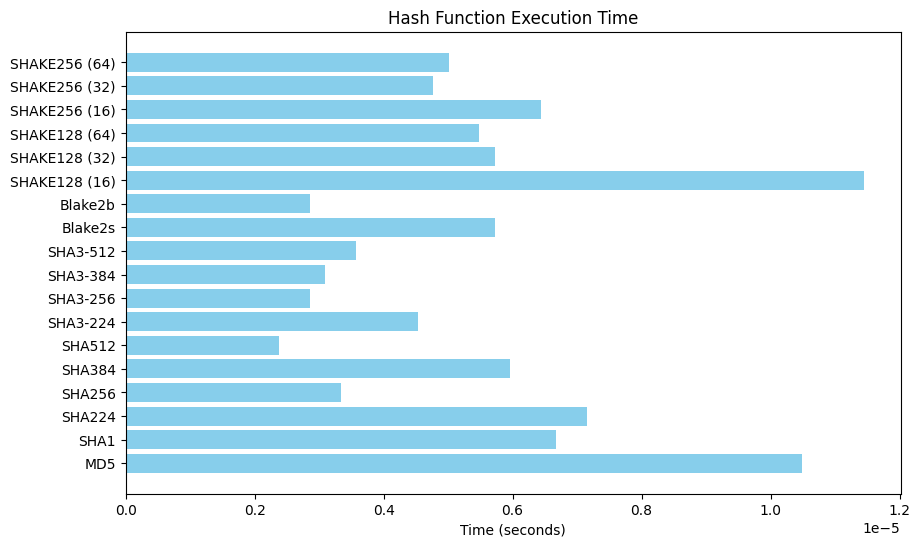

Write Python code to recreate this figure.
import hashlib
import time
import matplotlib.pyplot as plt
import binascii
import sys

import random
import string

# Timer function to measure execution time
def time_hash_function(hash_func, data):
    start_time = time.time()
    hash_func(data)
    return time.time() - start_time

# Function to generate random hex (N bytes)
def generate_random_hex(n_bytes):
    return binascii.hexlify(bytearray(random.getrandbits(8) for _ in range(n_bytes)))

# Function to generate random ASCII string (N chars)
def generate_random_ascii(n_chars):
    return ''.join(random.choice(string.ascii_letters + string.digits) for _ in range(n_chars))

# Example usage
if __name__ == "__main__":
    length_of_input = 100
    n_bytes = length_of_input  # Number of bytes for random hex
    n_chars = length_of_input  # Number of chars for random ASCII

    hex_flag = True  # Flag to toggle between generating hex or ASCII

    # Check if hex encoding should be applied
    if hex_flag:
        # Generate random hex string
        random_hex = generate_random_hex(n_bytes)
        # Decode the hex string
        s1 = random_hex
        print("Generated Random Hex in string:", s1.decode())
        print(f"Random Hex ({n_bytes} bytes):", s1)

    else: # Generate random ASCII string
        random_ascii = generate_random_ascii(n_chars)
        # Encode the ASCII string
        s1 = random_ascii.encode()
        # Convert to hex
        s1 = binascii.hexlify(s1)
        print("Message (in hex bytes):", s1)
        print(f"Random ASCII ({n_chars} chars):", s1.decode())

    # Dictionary to store the timing results
    timing_results = {}

    # List of hashing functions to be tested
    hash_functions = {
        "MD5": hashlib.md5,
        "SHA1": hashlib.sha1,
        "SHA224": hashlib.sha224,
        "SHA256": hashlib.sha256,
        "SHA384": hashlib.sha384,
        "SHA512": hashlib.sha512,
        "SHA3-224": hashlib.sha3_224,
        "SHA3-256": hashlib.sha3_256,
        "SHA3-384": hashlib.sha3_384,
        "SHA3-512": hashlib.sha3_512,
        "Blake2s": hashlib.blake2s,
        "Blake2b": hashlib.blake2b,
        "SHAKE128 (16)": lambda x: hashlib.shake_128(x).hexdigest(16),
        "SHAKE128 (32)": lambda x: hashlib.shake_128(x).hexdigest(32),
        "SHAKE128 (64)": lambda x: hashlib.shake_128(x).hexdigest(64),
        "SHAKE256 (16)": lambda x: hashlib.shake_256(x).hexdigest(16),
        "SHAKE256 (32)": lambda x: hashlib.shake_256(x).hexdigest(32),
        "SHAKE256 (64)": lambda x: hashlib.shake_256(x).hexdigest(64),
    }

    # Measure the time for each hash function
    for hash_name, hash_func in hash_functions.items():
        time_taken = time_hash_function(hash_func, s1)
        timing_results[hash_name] = time_taken
        print(f"{hash_name} took {time_taken:.6f} seconds")

    # Plotting the timings
    names = list(timing_results.keys())
    times = list(timing_results.values())

    plt.figure(figsize=(10, 6))
    plt.barh(names, times, color='skyblue')
    plt.xlabel('Time (seconds)')
    plt.title('Hash Function Execution Time')
    plt.show()

"""
Generated Random Hex in string: e8bb278e9e522b7c4da34dad01083fe9d58a25321c18e8ef4aa8866337f1d9628723dd739b97ecd36b10d86a04c574e2f0730a91aa4b96dc52d075fbb761f4f5fc55e3d4a984d04a5874c75ff51db27385a42fb1dedd9c2f57c07915e2c08113a653661a
Random Hex (100 bytes): b'e8bb278e9e522b7c4da34dad01083fe9d58a25321c18e8ef4aa8866337f1d9628723dd739b97ecd36b10d86a04c574e2f0730a91aa4b96dc52d075fbb761f4f5fc55e3d4a984d04a5874c75ff51db27385a42fb1dedd9c2f57c07915e2c08113a653661a'
MD5 took 0.000010 seconds
SHA1 took 0.000007 seconds
SHA224 took 0.000007 seconds
SHA256 took 0.000003 seconds
SHA384 took 0.000006 seconds
SHA512 took 0.000002 seconds
SHA3-224 took 0.000005 seconds
SHA3-256 took 0.000003 seconds
SHA3-384 took 0.000003 seconds
SHA3-512 took 0.000004 seconds
Blake2s took 0.000006 seconds
Blake2b took 0.000003 seconds
SHAKE128 (16) took 0.000011 seconds
SHAKE128 (32) took 0.000006 seconds
SHAKE128 (64) took 0.000005 seconds
SHAKE256 (16) took 0.000006 seconds
SHAKE256 (32) took 0.000005 seconds
SHAKE256 (64) took 0.000005 seconds
"""
